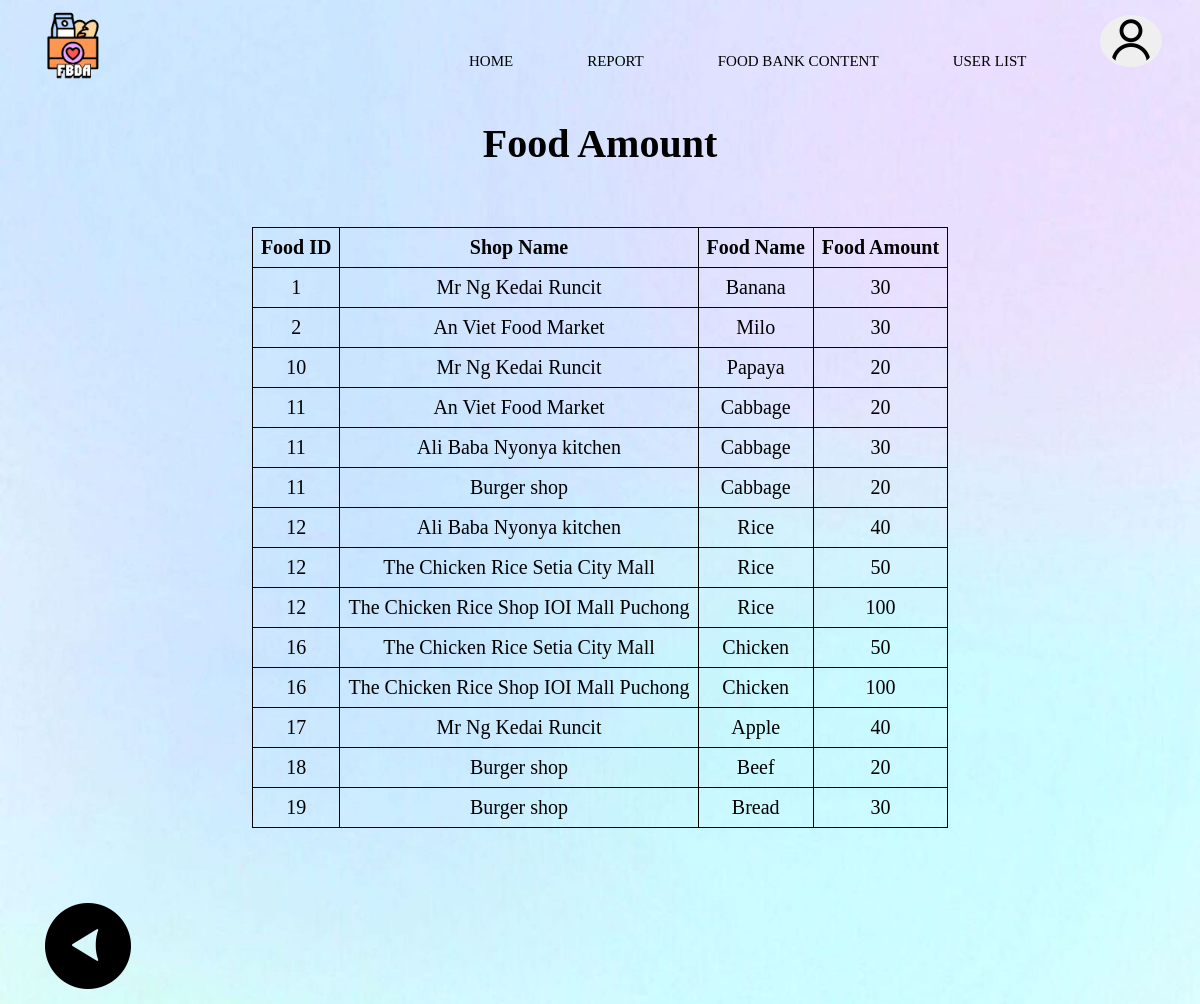
Screenshot of /asg/AdminFoodAmount.php with the database file from the repository.
### tables this page shows
CREATE TABLE `supply` (
  `Food_ID` int(30) NOT NULL,
  `Shop_ID` int(30) NOT NULL,
  `Food_Quantity` int(30) NOT NULL
);

CREATE TABLE `food` (
  `Food_ID` int(30) NOT NULL,
  `Food_Name` varchar(30) NOT NULL,
  `Food_Category` varchar(30) NOT NULL
);

CREATE TABLE `shop` (
  `Shop_ID` int(30) NOT NULL,
  `Shop_Name` varchar(255) NOT NULL,
  `Shop_Address` varchar(255) NOT NULL,
  `Shop_Postcode` int(11) NOT NULL,
  `Shop_Phone` varchar(20) NOT NULL,
  `Shop_RegisNo` varchar(20) NOT NULL,
  `Employer_Name` varchar(255) NOT NULL,
  `Shop_UserName` varchar(20) NOT NULL,
  `Shop_Password` varchar(20) NOT NULL,
  `Admin_ID` int(30) NOT NULL,
  `Location_ID` int(30) NOT NULL
);

### asg/AdminFoodAmount.php (the view, shortened to what this page needs)
<!DOCTYPE type>
<html>
<head>
	<link rel="stylesheet" href="format.css">
</head>
<body>
<div id ="nav-placeholder"></div>
<div class="container">
	<p id = "title" style = "text-align: center">Food Amount</p>
	<div class = "foodbank">
		<table>
			<thead>
				<tr>
					<th>Food ID</th>
					<th>Shop Name</th>
					<th>Food Name</th>
					<th>Food Amount</th>
				</tr>
			</thead>
			<tbody>
				<?php
				$conn = mysqli_connect("localhost", "root", "", "database");
				$sql = "SELECT * FROM supply, food, shop WHERE supply.Food_ID = food.Food_ID AND supply.Shop_ID = shop.Shop_ID";
				$result = $conn->query($sql);
				if ($result->num_rows > 0) {
					while($row = $result->fetch_assoc()) {
						?>
						<tr>
							<td><?php echo $row['Food_ID']; ?></td>
							<td><?php echo $row['Shop_Name']; ?></td>
							<td><?php echo $row['Food_Name']; ?></td>
							<td><?php echo $row['Food_Quantity']; ?></td>
						</tr>
				<?php
				}
				echo "</table>";
				} else { echo "0 results";}
			?>
	</div>
</div>
<br>
<a href='AdminReport.html'><img src = "pic/arrow.png" alt="back" class="arrow"></a>
</body>
</html>

### asg/format.css (style rules this page uses)
body { background-image: url("pic/background.jpg"); background-repeat: no-repeat; background-attachment: fixed; background-size: cover; }

### asg/AdminFoodAmount.php (style rules this page uses)
#title { font-weight: bold; font-size: 40px; font-family: Lucida; }
table { margin-left: auto; margin-right: auto; margin-top: 60px; border-collapse: collapse; }
th, td { padding: 0.5rem; text-align: center; font-size: 20px; border: 1px solid #000000; }
.arrow { width: 100px; height: 100px; margin-top: 50px; margin-left: 30px; }

### rows the page displays
supply: Food_ID.Food_ID "1", Shop_ID.Shop_Name "Mr Ng Kedai Runcit", Food_ID.Food_Name "Banana", Food_Quantity "30"
supply: Food_ID.Food_ID "2", Shop_ID.Shop_Name "An Viet Food Market", Food_ID.Food_Name "Milo", Food_Quantity "30"
supply: Food_ID.Food_ID "10", Shop_ID.Shop_Name "Mr Ng Kedai Runcit", Food_ID.Food_Name "Papaya", Food_Quantity "20"
supply: Food_ID.Food_ID "11", Shop_ID.Shop_Name "An Viet Food Market", Food_ID.Food_Name "Cabbage", Food_Quantity "20"
supply: Food_ID.Food_ID "11", Shop_ID.Shop_Name "Ali Baba Nyonya kitchen", Food_ID.Food_Name "Cabbage", Food_Quantity "30"
supply: Food_ID.Food_ID "11", Shop_ID.Shop_Name "Burger shop", Food_ID.Food_Name "Cabbage", Food_Quantity "20"
supply: Food_ID.Food_ID "12", Shop_ID.Shop_Name "Ali Baba Nyonya kitchen", Food_ID.Food_Name "Rice", Food_Quantity "40"
supply: Food_ID.Food_ID "12", Shop_ID.Shop_Name "The Chicken Rice Setia City Mall", Food_ID.Food_Name "Rice", Food_Quantity "50"
supply: Food_ID.Food_ID "12", Shop_ID.Shop_Name "The Chicken Rice Shop IOI Mall Puchong", Food_ID.Food_Name "Rice", Food_Quantity "100"
supply: Food_ID.Food_ID "16", Shop_ID.Shop_Name "The Chicken Rice Setia City Mall", Food_ID.Food_Name "Chicken", Food_Quantity "50"
supply: Food_ID.Food_ID "16", Shop_ID.Shop_Name "The Chicken Rice Shop IOI Mall Puchong", Food_ID.Food_Name "Chicken", Food_Quantity "100"
supply: Food_ID.Food_ID "17", Shop_ID.Shop_Name "Mr Ng Kedai Runcit", Food_ID.Food_Name "Apple", Food_Quantity "40"
supply: Food_ID.Food_ID "18", Shop_ID.Shop_Name "Burger shop", Food_ID.Food_Name "Beef", Food_Quantity "20"
supply: Food_ID.Food_ID "19", Shop_ID.Shop_Name "Burger shop", Food_ID.Food_Name "Bread", Food_Quantity "30"
